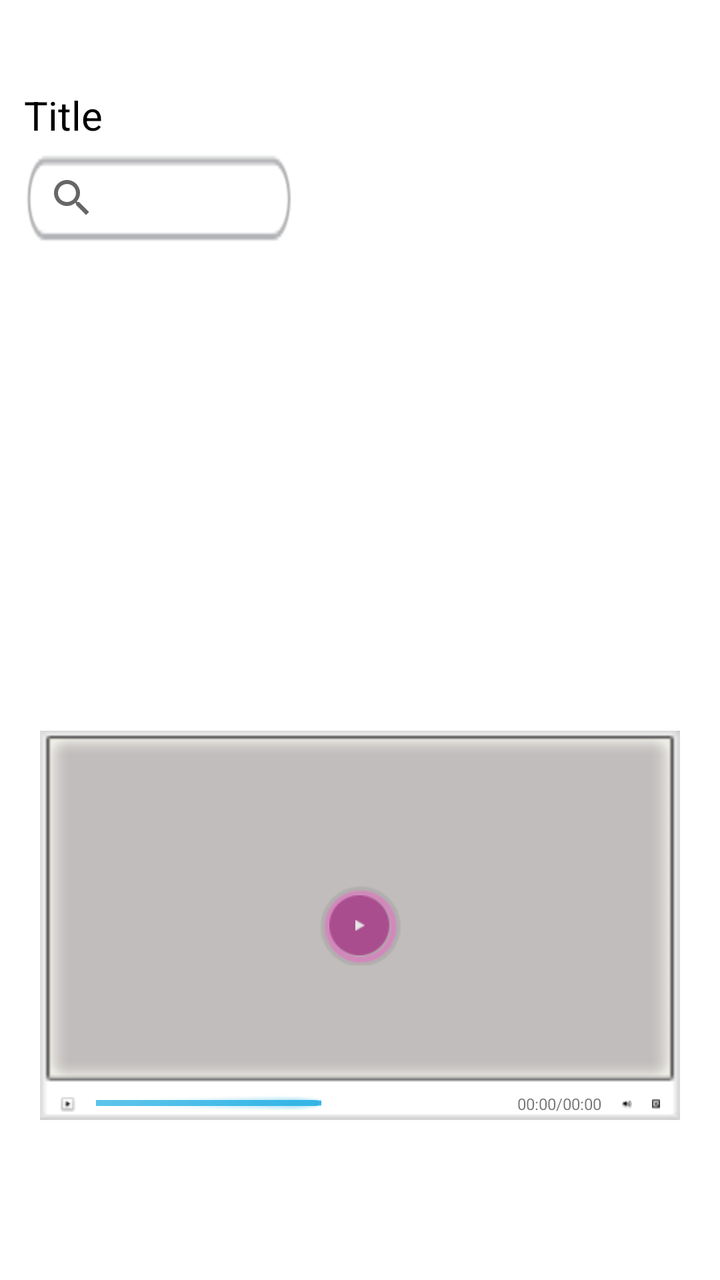
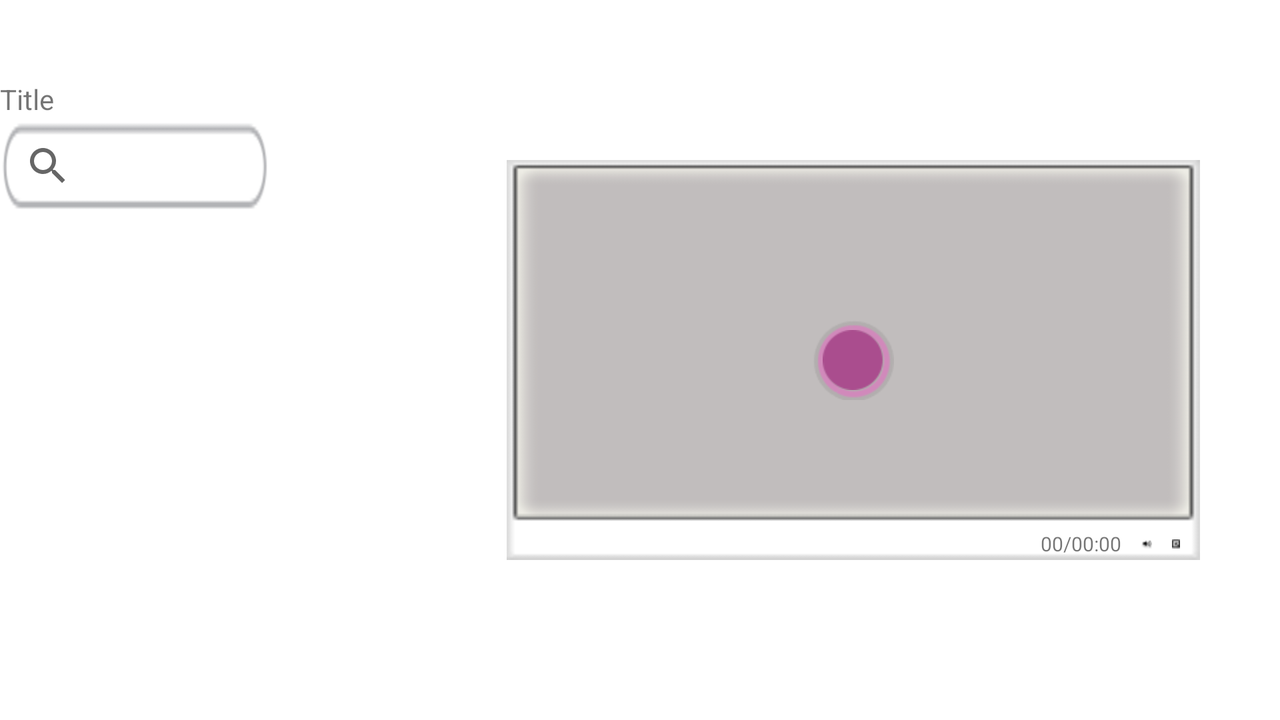

One screen, two layout resources from the same app: the default and the author's alternative for another configuration. Each is rendered where Android would select it; the XML of both is given below.
<!-- AndroidManifest.xml: fallback theme Theme.MaterialComponents.DayNight.NoActionBar -->
<!-- res/layout/activity_otg_search.xml -->
<?xml version="1.0" encoding="utf-8"?>
<LinearLayout xmlns:android="http://schemas.android.com/apk/res/android"
    android:layout_width="match_parent"
    android:layout_height="match_parent"
    android:orientation="vertical"
    android:paddingTop="40dp"
    android:paddingBottom="80dp"
>


    <TextView
        android:id="@id/activity_otg_search_tv_title"
        style="@style/TitleTextViewStyle"
        android:layout_marginLeft="@dimen/view_margin"
        android:text="Title"
        android:textColor="@color/black"/>

    <SearchView
        android:id="@id/activity_otg_search_sv_search"
        android:layout_width="wrap_content"
        android:layout_height="wrap_content"
        android:background="@drawable/on_the_go_search_field"
        android:queryHint="Title"
        android:layout_marginLeft="@dimen/view_margin_left"
        android:layout_marginRight="@dimen/view_margin"
        android:layout_marginBottom="@dimen/view_margin"/>

    <ListView
        android:id="@id/activity_otg_search_lv_list"
        android:layout_width="match_parent"
        android:layout_height="0dp"
        android:layout_weight="1"
        android:scrollbarStyle="insideOverlay"
        android:scrollbarAlwaysDrawVerticalTrack="true"/>

    <FrameLayout
        android:layout_width="match_parent"
        android:layout_height="0dp"
        android:layout_weight="1"
        >



            <RelativeLayout
                android:layout_width="match_parent"
                android:layout_height="match_parent"
                android:layout_marginTop="20dp"
                android:layout_marginLeft="20dp"
                android:layout_marginRight="20dp"
                android:layout_weight="1"
                android:background="@drawable/small_player_background">

                <ImageView
                    android:layout_width="wrap_content"
                    android:layout_height="wrap_content"
                    android:layout_centerInParent="true"
                    android:src="@drawable/small_player_duration_circle" />

                <ImageView
                    android:id="@id/small_player_circle"
                    android:layout_height="wrap_content"
                    android:layout_width="wrap_content"
                    android:layout_centerInParent="true"
                    android:src="@drawable/small_player_duration_center_circle" />


                <ImageView
                    android:layout_width="wrap_content"
                    android:layout_height="wrap_content"
                    android:background="@drawable/small_player_duration_play_btn"
                    android:layout_centerInParent="true"
                    />

                <LinearLayout
                    android:layout_width="match_parent"
                    android:layout_height="wrap_content"
                    android:layout_alignParentBottom="true"
                    >



                    <ImageView
                        android:id="@id/small_player_play"
                        android:src= "@drawable/small_player_play_btn"
                        android:layout_marginLeft="10dp"
                        android:layout_width="wrap_content"
                        android:layout_height="wrap_content"
                        android:layout_gravity="center"
                        android:scaleType="center"
                        />


                    <ProgressBar
                        android:id="@id/small_player_progress_bar"
                        style="@android:style/Widget.Holo.ProgressBar.Horizontal"
                        android:layout_width="0dp"
                        android:layout_height="wrap_content"
                        android:layout_gravity="center"
                        android:layout_marginLeft="10dp"
                        android:layout_weight="1"
                        android:gravity="center"
                        android:progress="56" />

                    <TextView
                        android:id="@id/small_player_time"
                        android:layout_width="wrap_content"
                        android:layout_height="wrap_content"
                        android:layout_gravity="center"
                        android:layout_marginLeft="10dp"
                        android:gravity="center"
                        android:textSize="8sp"
                        android:text="00:00/00:00" />


                    <ImageView
                        android:id="@id/small_player_sound"
                        android:layout_width="wrap_content"
                        android:layout_height="wrap_content"
                        android:layout_gravity="center"
                        android:layout_marginLeft="10dp"
                        android:src="@drawable/small_player_sound_btn" />


                    <ImageView
                        android:id="@id/small_player_full_screen"
                        android:layout_width="wrap_content"
                        android:layout_height="wrap_content"
                        android:layout_gravity="center"
                        android:layout_marginLeft="10dp"
                        android:layout_marginRight="10dp"
                        android:src="@drawable/small_player_full_screen" />


                </LinearLayout>

            </RelativeLayout>


    </FrameLayout>
</LinearLayout>
<!-- resources referenced by this layout -->
<resources>
  <color name="black">#FF000000</color>
  <dimen name="view_margin">8dp</dimen>
  <dimen name="view_margin_left">12dp</dimen>
  <!-- drawable on_the_go_search_field: png bitmap (drawable-hdpi, 846 bytes) -->
  <!-- drawable small_player_background: png bitmap (drawable-hdpi, 904 bytes) -->
  <!-- drawable small_player_duration_center_circle: png bitmap (drawable-hdpi, 794 bytes) -->
  <!-- drawable small_player_duration_circle: png bitmap (drawable-hdpi, 3034 bytes) -->
  <!-- drawable small_player_duration_play_btn: png bitmap (drawable-hdpi, 199 bytes) -->
  <!-- drawable small_player_full_screen: png bitmap (drawable-hdpi, 225 bytes) -->
  <!-- drawable small_player_play_btn: png bitmap (drawable-hdpi, 382 bytes) -->
  <!-- drawable small_player_sound_btn: png bitmap (drawable-hdpi, 221 bytes) -->
  <style name="TitleTextViewStyle">
          <item name="android:layout_width">wrap_content</item>
          <item name="android:layout_height">wrap_content</item>
          <item name="android:gravity">center</item>
          <item name="android:textColor">@color/white</item>
          <item name="android:textSize">20sp</item>
          <item name="android:padding">@dimen/view_padding</item>
      </style>
  <color name="white">#FFFFFFFF</color>
  <dimen name="view_padding">4dp</dimen>
</resources>
<!-- res/layout-land/activity_otg_search.xml (the author's variant of the layout above) -->
<!-- drawn on the phone turned sideways -->
<?xml version="1.0" encoding="utf-8"?>
    <LinearLayout
        xmlns:android="http://schemas.android.com/apk/res/android"
        android:layout_width="match_parent"
        android:layout_height="match_parent"
        android:orientation="horizontal"
        android:paddingTop="40dp"
        android:paddingBottom="40dp">

        <LinearLayout
            android:layout_width="0dp"
            android:layout_height="match_parent"
            android:layout_weight="1"
            android:orientation="vertical">

            <TextView
                android:id="@id/activity_otg_search_tv_title"
                android:layout_width="match_parent"
                android:layout_height="wrap_content"
                android:text="Title" />



            <SearchView
                android:id="@id/activity_otg_search_sv_search"
                android:layout_width="wrap_content"
                android:layout_height="wrap_content"
                android:background="@drawable/on_the_go_search_field"
                android:queryHint="Title" />

            <ListView
                android:id="@id/activity_otg_search_lv_list"
                android:layout_width="match_parent"
                android:layout_height="match_parent" />
        </LinearLayout>

        <LinearLayout
            android:layout_width="0dp"
            android:layout_height="match_parent"
            android:layout_weight="2"
            android:orientation="vertical">

            <FrameLayout
                android:layout_width="match_parent"
                android:layout_height="match_parent">

                <LinearLayout
                    android:layout_width="match_parent"
                    android:layout_height="match_parent">

                    <RelativeLayout
                        android:layout_width="match_parent"
                        android:layout_height="match_parent"
                        android:layout_margin="40dp"
                        android:layout_weight="1"
                        android:background="@drawable/small_player_background">

                        <ImageView
                            android:layout_width="wrap_content"
                            android:layout_height="wrap_content"
                            android:layout_centerInParent="true"
                            android:src="@drawable/small_player_duration_circle" />

                        <ImageView
                            android:layout_width="wrap_content"
                            android:layout_height="wrap_content"
                            android:layout_centerInParent="true"
                            android:src="@drawable/small_player_duration_center_circle" />

                        <LinearLayout
                            android:layout_width="match_parent"
                            android:layout_height="wrap_content"
                            android:layout_alignParentBottom="true">

                            <ImageView
                                android:id="@id/small_player_play"
                                android:layout_width="wrap_content"
                                android:layout_height="wrap_content"
                                android:gravity="center"
                                android:layout_gravity="center"
                                android:layout_marginLeft="10dp"
                                android:src="@drawable/small_player_play" />

                            <ProgressBar
                                android:id="@id/small_player_progress_bar"
                                style="@android:style/Widget.Holo.ProgressBar.Horizontal"
                                android:layout_width="0dp"
                                android:layout_height="wrap_content"
                                android:layout_gravity="center"
                                android:layout_marginLeft="10dp"
                                android:layout_weight="1" />

                            <TextView
                                android:id="@id/small_player_time"
                                android:layout_width="wrap_content"
                                android:layout_height="wrap_content"
                                android:gravity="center"
                                android:layout_gravity="center"
                                android:textSize="10sp"
                                android:text="00/00:00" />

                            <ImageView
                                android:id="@id/small_player_sound"
                                android:layout_width="wrap_content"
                                android:layout_height="wrap_content"
                                android:layout_marginLeft="10dp"
                                android:layout_gravity="center"
                                android:src="@drawable/small_player_sound_btn" />

                            <ImageView
                                android:id="@id/small_player_full_screen"
                                android:layout_width="wrap_content"
                                android:layout_height="wrap_content"
                                android:layout_marginLeft="10dp"
                                android:layout_marginRight="10dp"
                                android:layout_gravity="center"
                                android:background="@drawable/small_player_full_screen" />
                        </LinearLayout>
                    </RelativeLayout>
                </LinearLayout>

            </FrameLayout>
        </LinearLayout>


    </LinearLayout>
<!-- resources referenced by the variant -->
<!-- as the phone turned sideways resolves them -->
<resources>
  <!-- drawable on_the_go_search_field: png bitmap (drawable-hdpi, 846 bytes) -->
  <!-- drawable small_player_background: png bitmap (drawable-hdpi, 904 bytes) -->
  <!-- drawable small_player_duration_center_circle: png bitmap (drawable-hdpi, 794 bytes) -->
  <!-- drawable small_player_duration_circle: png bitmap (drawable-hdpi, 3034 bytes) -->
  <!-- drawable small_player_full_screen: png bitmap (drawable-hdpi, 225 bytes) -->
  <!-- drawable small_player_sound_btn: png bitmap (drawable-hdpi, 221 bytes) -->
</resources>
